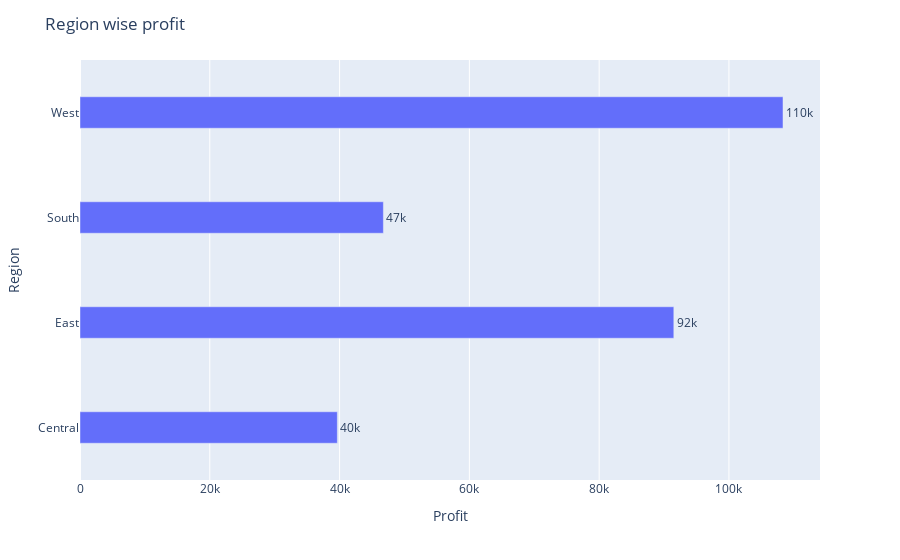

Notebook code for this chart:
### Markdown cell above
### Visualize by variuous Region wise profit

### Code cell
import plotly.express as px

#df = px.data.gapminder().query("continent == 'Europe' and year == 2007 and pop > 2.e6")
fig = px.bar(grby_r, y='Region', x='Profit', text='Profit')
fig.update_traces(texttemplate='%{text:.2s}', textposition='outside')
fig.update_layout(uniformtext_minsize=8, uniformtext_mode='hide',bargap=0.7,title='Region wise profit')
fig.show()

### Figure 1 — Plotly figure (JSON) as saved in the notebook; plotly's stock layout.template omitted (floating-point values rounded to 4 significant figures)
{"data": [{"alignmentgroup": "True", "hovertemplate": "Profit=%{text}<br>Region=%{y}<extra></extra>", "legendgroup": "", "marker": {"color": "#636efa"}, "name": "", "offsetgroup": "", "orientation": "h", "showlegend": false, "text": [39660.0, 91510.0, 46750.0, 108300.0], "textposition": "outside", "texttemplate": "%{text:.2s}", "type": "bar", "x": [39660.0, 91510.0, 46750.0, 108300.0], "xaxis": "x", "y": ["Central", "East", "South", "West"], "yaxis": "y"}], "layout": {"bargap": 0.7, "barmode": "relative", "legend": {"tracegroupgap": 0}, "margin": {"t": 60}, "title": {"text": "Region wise profit"}, "uniformtext": {"minsize": 8, "mode": "hide"}, "xaxis": {"anchor": "y", "domain": [0, 1], "title": {"text": "Profit"}}, "yaxis": {"anchor": "x", "domain": [0, 1], "title": {"text": "Region"}}}}
